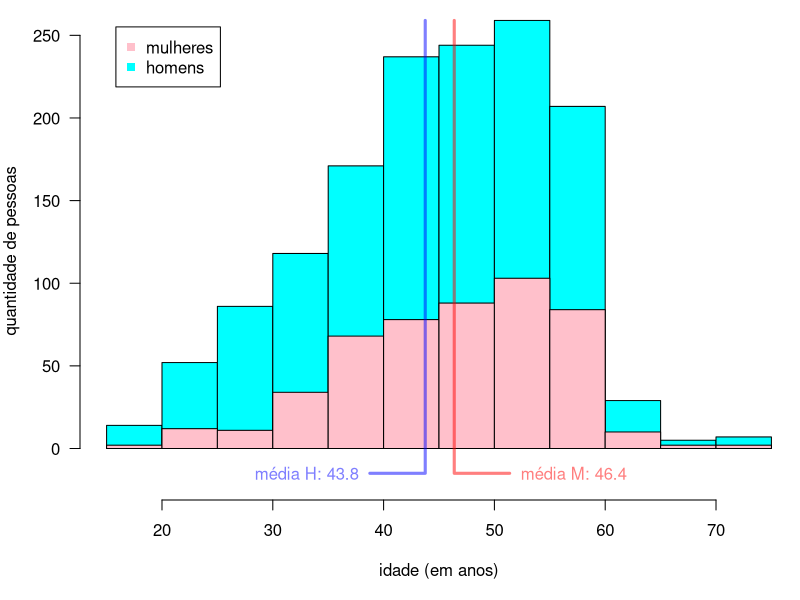
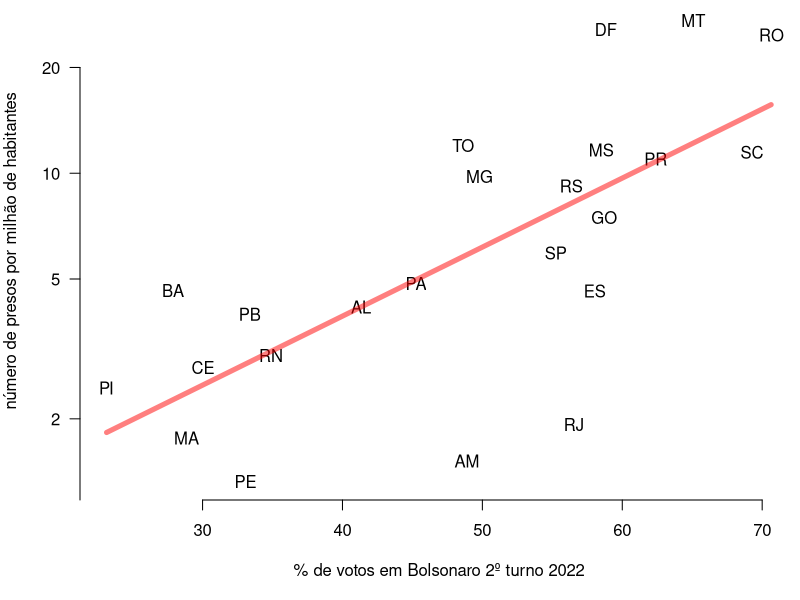

Here is the R script that generated these plots, in order:
presos <- read.csv ("presos.csv")

cat ("Número de presos por gênero:\n")
print (table (presos$genero))

presos$data.nascimento <- as.Date (presos$data.nascimento)
presos$idade <- as.numeric (as.Date ("2023-01-08")
                            - presos$data.nascimento) / 365.25

cat ("\nEstatíticas descriptivas por idade:\n")
print (summary (presos$idade))

n <- nrow (presos)
print (length (which (presos$idade > 45 & presos$idade < 55)) / n)
print (length (which (presos$idade > 40 & presos$idade < 60)) / n)

mean.df <- aggregate (presos, idade ~ genero, mean)
cat ("\nIdades médias por gênero:\n")
print (mean.df)
mean.f <- mean.df$idade [1]
mean.m <- mean.df$idade [2]
cat ("\nIdades medianas por gênero:\n")
print (aggregate (presos, idade ~ genero, median))
print (t.test (idade ~ genero, presos))

h <- hist (presos$idade, plot = FALSE)
max.count <- max (h$counts)

png (file = "histograma-idades.png", height = 640, width = 640, pointsize = 24)
par (mar = c (5, 4, 0.1, 0.1))
plot (h, col = "cyan", las = 1, ylim = c (-20, max.count),
      xlab = "idade (em anos)", ylab = "quantidade de pessoas", main = "")
hist (subset(presos, genero == "F")$idade, col = "pink", breaks = h$breaks,
      add = TRUE)
lines (mean.f + c (5, 0, 0), c (-15, -15, max.count), col = "#ff000080",
       lwd = 3)
text (mean.f + 6, -15, adj = c (0, 0.5), col = "#ff000080",
      label = sprintf ("média M: %.1f", mean.f))
lines (mean.m + c (-5, 0, 0), c (-15, -15, max.count), col = "#0000ff80",
       lwd = 3)
text (mean.m - 6, -15, adj = c (1, 0.5), col = "#0000ff80",
      label = sprintf ("média H: %.1f", mean.m))
legend ("topleft", legend = c("mulheres", "homens"), pch = 15,
        col = c("pink", "cyan"), inset = 0.05)
dev.off ()

cat ("\nNúmero de presos sem UF indicada:\n")
print (length (which (presos$uf == "")))

uf.count <- sort (table (presos$uf), decreasing = TRUE)
uf.count <- uf.count [which (names (uf.count) != "")]

election <- read.csv ("eleicao-2022.csv")
population <- read.csv ("populacao-2022.csv")
election$count <- election$count.pop <- NA
for (i in names(uf.count)) {
    idx <- which (election$uf == i)
    election$count [idx] <- uf.count [i]
    election$count.pop [idx] <- 1e6 * (uf.count [i]
        / population$populacao [which (population$uf == i)])
}

cat ("\n|estado|número de pessoas presas|porcentagem do total|presos/população|\n|-|-|-|-|\n")
s <- sum (uf.count)
for (i in names (uf.count))
    cat (sprintf ("|%s|%s|%.1f%%|%.2f|\n", i, uf.count [i],
                  100 * (uf.count [i] / s),
                  election$count.pop [which (election$uf == i)]))

election <- subset (election, count > 5)

cat ("\nTest de correlação entre votos en Bolsonaro e número de presos por estado:\n")
print (cor.test (election$votos.bolsonaro, log (election$count.pop)))

png (file = "votos-bolsonaro-numero-presos.png", height = 640, width = 640,
     pointsize = 24)
par (mar = c (5, 4, 0.1, 0.1))
plot (election$votos.bolsonaro, election$count.pop,
      log = "y", type = "n", las = 1, bty = "n",
      xlab = "% de votos em Bolsonaro 2º turno 2022",
      ylab = "número de presos por milhão de habitantes")
text (election$votos.bolsonaro, election$count.pop, labels = election$uf)
fm <- lm (log (count.pop) ~ votos.bolsonaro, election)
x.pred <- seq (min (election$votos.bolsonaro), max (election$votos.bolsonaro),
               by = 0.1)
lines (x.pred, exp (predict (fm,
                             newdata = data.frame (votos.bolsonaro = x.pred))),
       lwd = 5, col = "#ff000080")
dev.off ()
